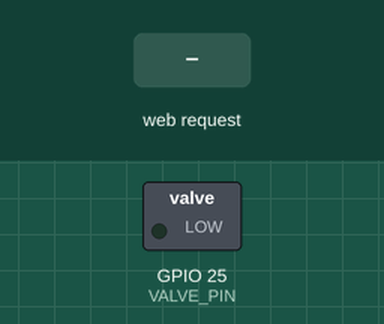
A sketch run on a simulated ESP32. Parts: switched loads named in the sketch (green lamp = pin HIGH). Inputs (shaded band) come from the test bench. WiFi joins after 1.5 s; servers stay silent unless stated; what the sketch prints to the serial monitor is not drawn.

Above: at 2.7 s.
2.8 s: HTTP request GET /valve/open received
At 3.9 s:
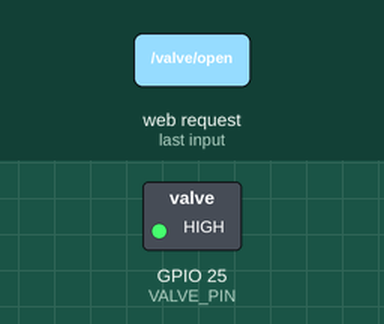
4.3 s: HTTP request GET /valve/close received
At 5.1 s:
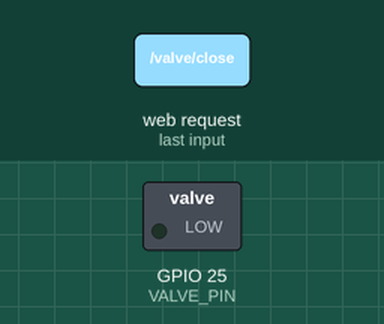
Timing chart, 0 to 7.3 s (numbered marks = the images above; inputs shaded):
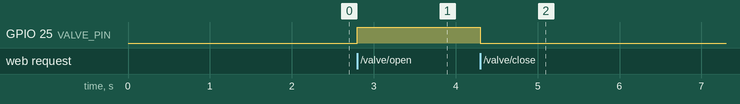

Measured:
- after the input at 2.8 s, GPIO 25 (VALVE_PIN): LOW → HIGH at once
- after the input at 4.3 s, GPIO 25 (VALVE_PIN): HIGH → LOW at once

The sketch:

esp32_controller_display.ino
```cpp
#include <WiFi.h>
#include <WebServer.h>
#include <Wire.h>
#include <Adafruit_GFX.h>

const char* ssid = "ElSenorNegro";
const char* pass = "pomidorka38";
const int VALVE_PIN = 25;
const uint32_t CLOSE_DELAY = 30000; // 30 сек

WebServer server(80);

bool valveOpen = false;
uint32_t openedAt = 0;

void handleOpen() {
  Serial.println("[HTTP] GET /valve/open");
  digitalWrite(VALVE_PIN, HIGH);
  valveOpen = true;
  openedAt = millis();
  Serial.println("[DEBUG] Valve OPENED");
  server.send(200, "text/plain", "OK: opened");
}

void handleClose() {
  Serial.println("[HTTP] GET /valve/close");
  digitalWrite(VALVE_PIN, LOW);
  valveOpen = false;
  Serial.println("[DEBUG] Valve CLOSED (manual)");
  server.send(200, "text/plain", "OK: closed");
}

void setup() {
  Serial.begin(115200);
  Serial.println("\n[INIT] ESP32 booting...");

  pinMode(VALVE_PIN, OUTPUT);
  digitalWrite(VALVE_PIN, LOW);


  Serial.printf("[WIFI] Connecting to '%s'...", ssid);
  WiFi.begin(ssid, pass);
  while (WiFi.status() != WL_CONNECTED) {
    delay(500);
    Serial.print(".");
  }
  Serial.printf("\n[WIFI] Connected! IP: %s\n", WiFi.localIP().toString().c_str());

  server.on("/valve/open", HTTP_GET, handleOpen);
  server.on("/valve/close", HTTP_GET, handleClose);

  // Опционально: корень для проверки
  server.on("/", HTTP_GET, []() {
    server.send(200, "text/plain", "ESP32 Valve Controller\nEndpoints: /valve/open, /valve/close");
  });

  server.begin();
  Serial.println("[HTTP] Server listening on port 80");
}

void loop() {
  server.handleClient();

  // Автозакрытие по таймеру (неблокирующее)
  if (valveOpen && millis() - openedAt >= CLOSE_DELAY) {
    digitalWrite(VALVE_PIN, LOW);
    valveOpen = false;
    Serial.println("[TIMER] Valve CLOSED (auto)");
  }
}
```
